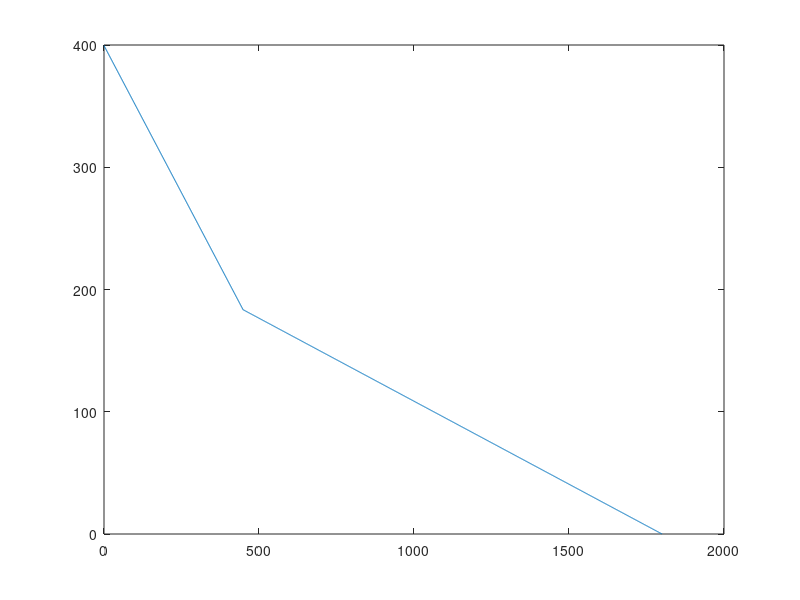

This figure's MATLAB source:
lon_start = 38.661029;
lat_start = -9.202821;
alt_start = 400;

lon_7 = 38.7185;
lat_7 = -9.169229;
alt_7 = tan(1.5*pi/180)*7000;

lon_aero = 38.77559;
lat_aero = -9.13536;
alt_aero = 0;

len_data = 1800;
len_7 = 450;

lon = 0:len_data;
lat = 0:len_data;
alt = 0:len_data;
x = 0:len_data;
dist = 0:len_data;

pitch = 0:len_data;
roll = 0:len_data;
yaw = 0:len_data;

for k = 1:len_data+1
    if (k <= len_7)
        lon(k) = lon_start+(lon_7-lon_start)/(len_7)*k;
        lat(k) = lat_start+(lat_7-lat_start)/(len_7)*k;
        alt(k) = alt_start+(alt_7-alt_start)/(len_7)*k;
    else
        lon(k) = lon_7+(lon_aero-lon_7)/(len_data-len_7)*(k-len_7-1);
        lat(k) = lat_7+(lat_aero-lat_7)/(len_data-len_7)*(k-len_7-1);
        alt(k) = alt_7+(alt_aero-alt_7)/(len_data-len_7)*(k-len_7-1);
    end
    
    pitch(k) = 5;
    roll(k) = 0;
    yaw(k) = 25;

    fi1 = lat(k)*pi/180;
    fi2 = lat_aero*pi/180;
    delta_fi = (lat_aero-lat(k))*pi/180;
    delta_lambda = (lon_aero-lon(k))*pi/180;
    a = sin(delta_fi/2)*sin(delta_fi/2)+cos(fi1)*cos(fi2)*sin(delta_lambda/2)*sin(delta_lambda/2);
    c = 2*atan(sqrt(a)/sqrt(1-a));
    dist(k) = 6371*c;
end
close all;
plot(x,alt);
%hold on;
%hline = refline([0 alt_7]);
%hline.Color = 'r';


A = [lon;lat;alt;pitch;roll;yaw];
fileID = fopen('C:\Users\paulo\Dropbox\SAInt\ILS\client_dummy\1_5_deg_vertical.txt','w');
fprintf(fileID,'%f;%f;%f;%f;%f;%f\r\n',A);
fclose(fileID);
lat(1)





